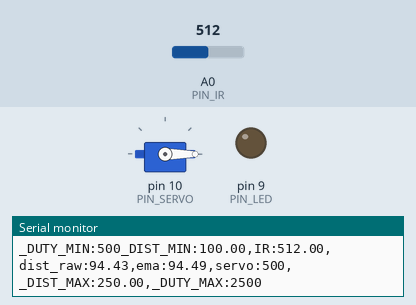
This sketch was run on a simulated Arduino Uno, built with avr-gcc and run on an emulated ATmega328P. On the bench: servo, output pins drawn as LEDs (lit = HIGH), the last lines printed to the serial monitor. The test bench sets the inputs (shaded band); at power-on: A0 (PIN_IR) = 512.

Above: at 1.2 s.
1.3 s: A0 (PIN_IR) set to 473
At 3.2 s:
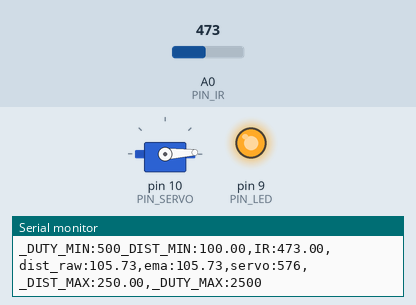
3.5 s: A0 (PIN_IR) set to 306
At 5.6 s:
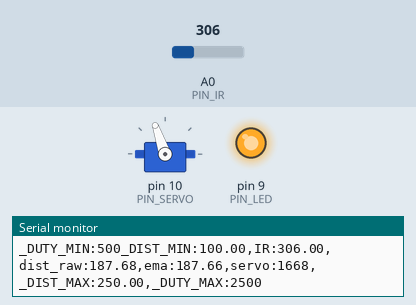
6.5 s: A0 (PIN_IR) set to 240
At 7.9 s:
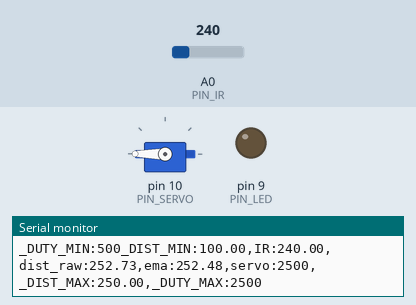
9.5 s: A0 (PIN_IR) set to 243
At 10.3 s:
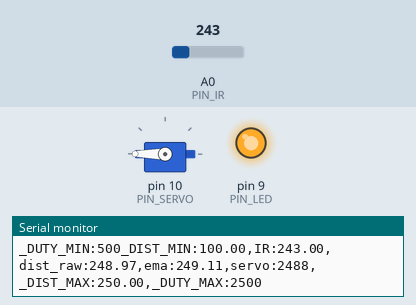
11.3 s: A0 (PIN_IR) set to 122
At 12.6 s:
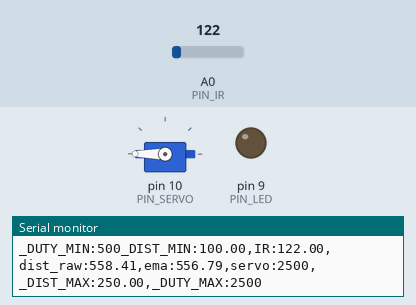
12.9 s: A0 (PIN_IR) set to 510
At 14.8 s:
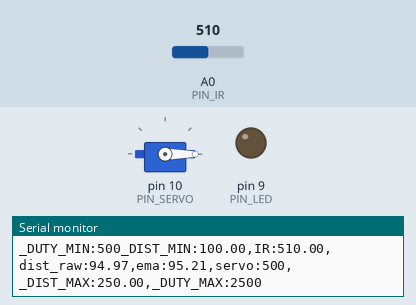
Timing chart, 0 to 16.3 s (numbered marks = the images above; inputs shaded):
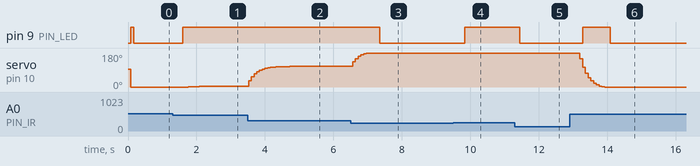

The sketch:

test_17.ino
```cpp
#include <Servo.h>

// Arduino pin assignment

#define PIN_IR    0         // IR sensor at Pin A0
#define PIN_LED   9
#define PIN_SERVO 10

#define _DUTY_MIN 500  // servo full clock-wise position (0 degree)
#define _DUTY_NEU  (_DUTY_MIN+_DUTY_MAX)/2.0 // servo neutral position (90 degree)
#define _DUTY_MAX 2500  // servo full counter-clockwise position (180 degree)

#define _DIST_MIN  100.0   // minimum distance 100mm
#define _DIST_MAX  250.0   // maximum distance 250mm

#define EMA_ALPHA  0.28      // for EMA Filter

#define LOOP_INTERVAL 80 // Loop Interval (unit: msec)

Servo myservo;
unsigned long last_loop_time;   // unit: msec

float dist_prev = _DIST_MIN;
float dist_ema = _DIST_MIN;

void setup()
{
  pinMode(PIN_LED, OUTPUT);

  myservo.attach(PIN_SERVO);
  myservo.writeMicroseconds(_DUTY_NEU);

  Serial.begin(1000000);    // 1,000,000 bps
}

void loop()
{
  unsigned long time_curr = millis();
  int duty;
  float a_value, dist_raw;

  // wait until next event time
  if (time_curr < (last_loop_time + LOOP_INTERVAL))
    return;
  last_loop_time += LOOP_INTERVAL;

  a_value = analogRead(PIN_IR);
  dist_raw = ((6762.0 / (a_value - 9.0)) - 4.0) * 10.0;

  if (dist_ema >= _DIST_MIN && dist_ema <= _DIST_MAX) {
    digitalWrite(PIN_LED, HIGH);
  } else {
    digitalWrite(PIN_LED, LOW);
  } // Put range Filter code here (_DIST_MIN ~ _DIST_MAX)
  // and turn on LED if the distance is in the range

   dist_ema = EMA_ALPHA * dist_raw + (1 - EMA_ALPHA) * dist_ema; // Put EMA filter code here

  //duty = map(dist_ema, _DIST_MIN, _DIST_MAX, _DUTY_MIN, _DUTY_MAX);
  duty =  _DUTY_MIN + (dist_ema - _DIST_MIN) * (_DUTY_MAX - _DUTY_MIN) / (_DIST_MAX - _DIST_MIN);// Put map() equivalent code here

  if (duty < _DUTY_MIN) duty = _DUTY_MIN;
if (duty > _DUTY_MAX) duty = _DUTY_MAX;

  myservo.writeMicroseconds(duty);

  Serial.print("_DUTY_MIN:");  Serial.print(_DUTY_MIN);
  Serial.print("_DIST_MIN:");  Serial.print(_DIST_MIN);
  Serial.print(",IR:");        Serial.print(a_value);
  Serial.print(",dist_raw:");  Serial.print(dist_raw);
  Serial.print(",ema:");       Serial.print(dist_ema);
  Serial.print(",servo:");     Serial.print(duty);
  Serial.print(",_DIST_MAX:"); Serial.print(_DIST_MAX);
  Serial.print(",_DUTY_MAX:"); Serial.print(_DUTY_MAX);
  Serial.println("");
}
```

Measured:
- the behaviour switches between 492 and 491 on A0 (PIN_IR) (found by bisection; images 0 and 1)
- the behaviour switches between 242 and 243 on A0 (PIN_IR) (found by bisection; images 3 and 4)
- after the input at 1.3 s, pin 9 (PIN_LED): LOW → HIGH after 0.30 s; servo on pin 10 (PIN_SERVO): 0° → 1° after 0.46 s, → 2° 0.08 s later, → 3° 0.24 s later
- after the input at 3.5 s, servo on pin 10 (PIN_SERVO): moves from 3° to 109° over 1.2 s, starting at once
- after the input at 6.5 s, pin 9 (PIN_LED): HIGH → LOW after 0.86 s; servo on pin 10 (PIN_SERVO): moves from 109° to 180° over 0.40 s, starting after 0.06 s
- after the input at 9.5 s, pin 9 (PIN_LED): LOW → HIGH after 0.34 s
- after the input at 11.3 s, pin 9 (PIN_LED): HIGH → LOW after 0.14 s
- after the input at 12.9 s, pin 9 (PIN_LED): LOW → HIGH after 0.38 s, → LOW 0.80 s later; servo on pin 10 (PIN_SERVO): moves from 180° to 0° over 0.72 s, starting after 0.30 s
